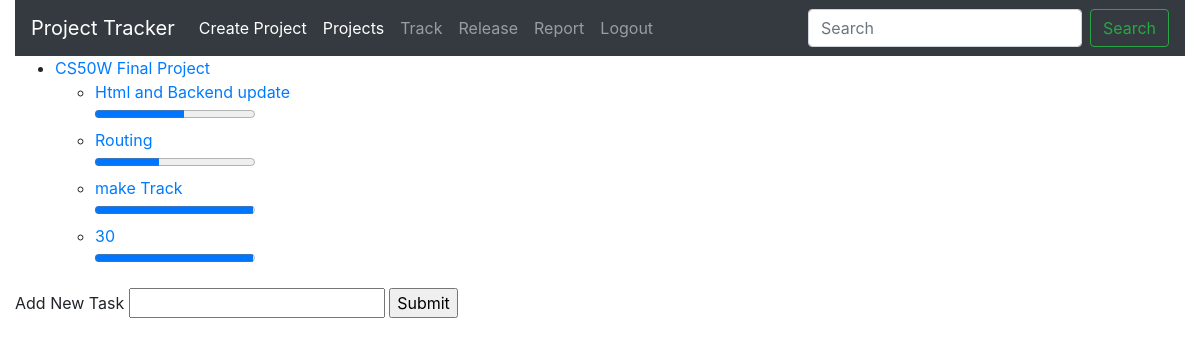
Before: /1/Project (signed in) with the older database file.
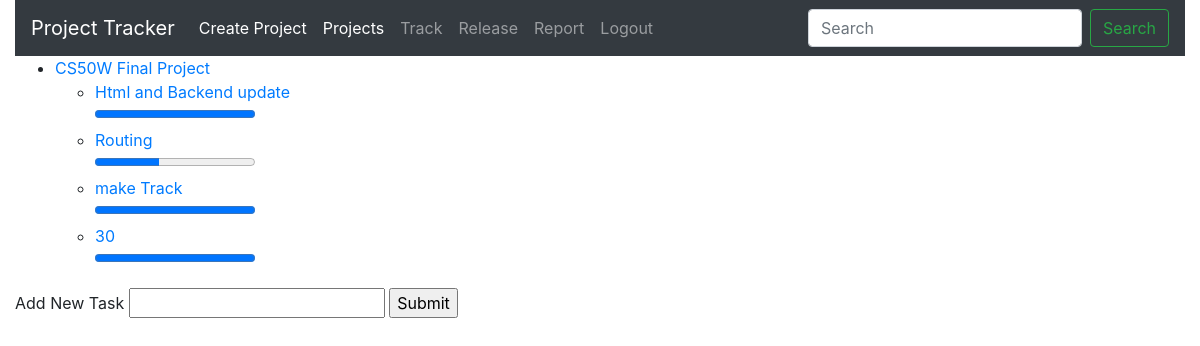
After: the same page with the newer database file.
### Pmanage/models.py (models this page shows)
class Tasks(models.Model):
    projectid=models.ForeignKey(Project,on_delete=models.CASCADE,name="Pid")
    taskname=models.CharField(max_length=64)
    taskpercentage=models.IntegerField(default=0)

### Pmanage/views.py (the view)
# urls.py: path('<int:id>/Project',views.intproject,name="PID"),
@login_required
def intproject(request, id):
    showproject = Project.objects.filter(id=id)
    showtasks = Tasks.objects.filter(Pid=id)
    return render(request, "Pmanage/projectID.html", {
        "Project": showproject, "Tasks": showtasks
    })

### Pmanage/templates/Pmanage/projectID.html (shortened to what this page needs)
{% extends 'Pmanage/layout.html' %}
{% block body %}
{% for p in Project %}
<ul>
    <li><a href="{% url 'PID' p.id %}">{{p.Project_name}}</a></li>
    {% for t in Tasks %}
    <ul>
        <li><a href="{% url 'inditask' t.id %}"  >{{t.taskname}}</a></li>
        <progress value="{{t.taskpercentage}}" max="100"  id="progressbar"></progress>
    </ul>
    {% endfor %}
</ul>
<form method="POST" action="{% url 'Cplan' p.id %}">
Add New Task
    <input type="text" name="task1">
    <input type="submit">
</form>
{% endfor %}
{% endblock %}

Changed rows visible on the page:
changed Tasks "Html and Backend update": taskpercentage 56 → 100 (drawn)
changed Tasks "make Track": taskpercentage 99 → 100 (drawn)
changed Tasks (number 4 of 4 on the later page): taskpercentage 99 → 100 (drawn)
